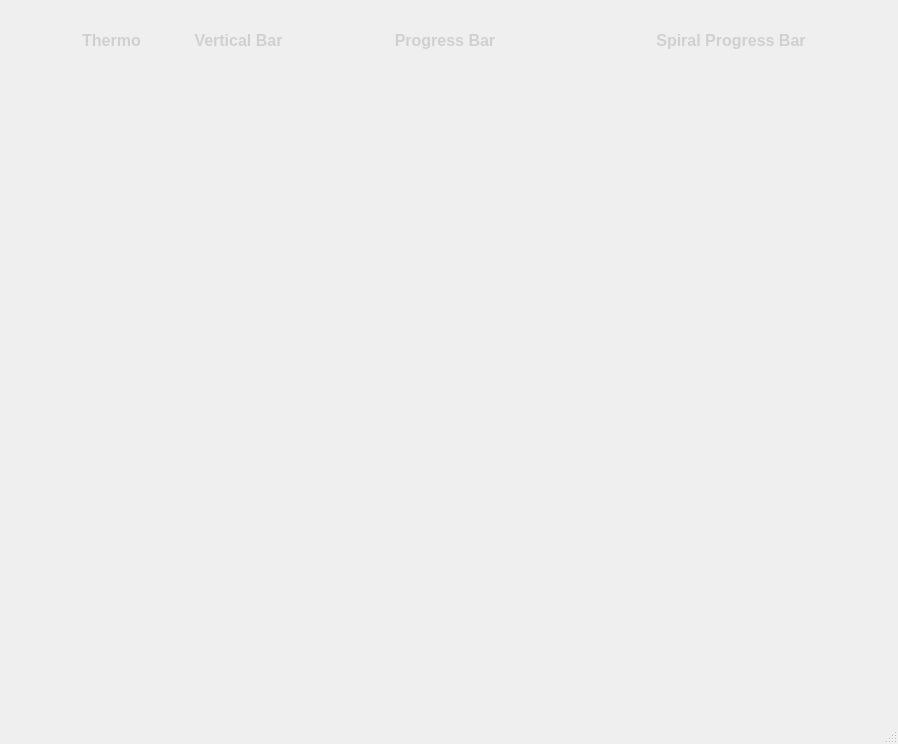
<?xml version="1.0" encoding="UTF-8"?>
<ui version="4.0">
 <class>MainWindow</class>
 <widget class="QMainWindow" name="MainWindow">
  <property name="geometry">
   <rect>
    <x>0</x>
    <y>0</y>
    <width>898</width>
    <height>744</height>
   </rect>
  </property>
  <property name="windowTitle">
   <string>MainWindow</string>
  </property>
  <widget class="QWidget" name="centralwidget">
   <widget class="QWidget" name="">
    <property name="geometry">
     <rect>
      <x>51</x>
      <y>30</y>
      <width>820</width>
      <height>307</height>
     </rect>
    </property>
    <layout class="QGridLayout" name="gridLayout">
     <item row="0" column="0">
      <widget class="QLabel" name="label_30">
       <property name="minimumSize">
        <size>
         <width>120</width>
         <height>0</height>
        </size>
       </property>
       <property name="maximumSize">
        <size>
         <width>16777215</width>
         <height>20</height>
        </size>
       </property>
       <property name="font">
        <font>
         <pointsize>12</pointsize>
         <weight>75</weight>
         <bold>true</bold>
        </font>
       </property>
       <property name="styleSheet">
        <string notr="true">color: rgb(208, 208, 208);</string>
       </property>
       <property name="text">
        <string>Thermo</string>
       </property>
       <property name="alignment">
        <set>Qt::AlignCenter</set>
       </property>
      </widget>
     </item>
     <item row="0" column="1">
      <widget class="QLabel" name="label_31">
       <property name="minimumSize">
        <size>
         <width>120</width>
         <height>0</height>
        </size>
       </property>
       <property name="maximumSize">
        <size>
         <width>16777215</width>
         <height>20</height>
        </size>
       </property>
       <property name="font">
        <font>
         <pointsize>12</pointsize>
         <weight>75</weight>
         <bold>true</bold>
        </font>
       </property>
       <property name="styleSheet">
        <string notr="true">color: rgb(208, 208, 208);</string>
       </property>
       <property name="text">
        <string>Vertical Bar</string>
       </property>
       <property name="alignment">
        <set>Qt::AlignCenter</set>
       </property>
      </widget>
     </item>
     <item row="0" column="2">
      <widget class="QLabel" name="label_34">
       <property name="minimumSize">
        <size>
         <width>280</width>
         <height>0</height>
        </size>
       </property>
       <property name="maximumSize">
        <size>
         <width>16777215</width>
         <height>20</height>
        </size>
       </property>
       <property name="font">
        <font>
         <pointsize>12</pointsize>
         <weight>75</weight>
         <bold>true</bold>
        </font>
       </property>
       <property name="styleSheet">
        <string notr="true">color: rgb(208, 208, 208);</string>
       </property>
       <property name="text">
        <string>Progress Bar</string>
       </property>
       <property name="alignment">
        <set>Qt::AlignCenter</set>
       </property>
      </widget>
     </item>
     <item row="0" column="3">
      <widget class="QLabel" name="label_35">
       <property name="minimumSize">
        <size>
         <width>280</width>
         <height>0</height>
        </size>
       </property>
       <property name="maximumSize">
        <size>
         <width>16777215</width>
         <height>20</height>
        </size>
       </property>
       <property name="font">
        <font>
         <pointsize>12</pointsize>
         <weight>75</weight>
         <bold>true</bold>
        </font>
       </property>
       <property name="styleSheet">
        <string notr="true">color: rgb(208, 208, 208);</string>
       </property>
       <property name="text">
        <string>Spiral Progress Bar</string>
       </property>
       <property name="alignment">
        <set>Qt::AlignCenter</set>
       </property>
      </widget>
     </item>
     <item row="1" column="0">
      <widget class="Termo" name="termo_1" native="true">
       <property name="minimumSize">
        <size>
         <width>0</width>
         <height>280</height>
        </size>
       </property>
       <property name="maximumSize">
        <size>
         <width>16777215</width>
         <height>16777215</height>
        </size>
       </property>
      </widget>
     </item>
     <item row="1" column="1">
      <widget class="VerticalBar" name="verticalbar_1" native="true">
       <property name="minimumSize">
        <size>
         <width>0</width>
         <height>0</height>
        </size>
       </property>
       <property name="maximumSize">
        <size>
         <width>16777215</width>
         <height>16777215</height>
        </size>
       </property>
      </widget>
     </item>
     <item row="1" column="2">
      <widget class="RoundProgressBar" name="roundprogressbar_1" native="true">
       <property name="minimumSize">
        <size>
         <width>0</width>
         <height>0</height>
        </size>
       </property>
      </widget>
     </item>
     <item row="1" column="3">
      <widget class="SpiralProgressBar" name="spiralprogressbar_1" native="true"/>
     </item>
    </layout>
   </widget>
  </widget>
  <widget class="QMenuBar" name="menubar">
   <property name="geometry">
    <rect>
     <x>0</x>
     <y>0</y>
     <width>898</width>
     <height>21</height>
    </rect>
   </property>
  </widget>
  <widget class="QStatusBar" name="statusbar"/>
 </widget>
 <customwidgets>
  <customwidget>
   <class>Termo</class>
   <extends>QWidget</extends>
   <header>widgets.termo</header>
   <container>1</container>
  </customwidget>
  <customwidget>
   <class>VerticalBar</class>
   <extends>QWidget</extends>
   <header>widgets.verticalbar</header>
   <container>1</container>
  </customwidget>
  <customwidget>
   <class>RoundProgressBar</class>
   <extends>QWidget</extends>
   <header>widgets.roundprogressbar</header>
   <container>1</container>
  </customwidget>
  <customwidget>
   <class>SpiralProgressBar</class>
   <extends>QWidget</extends>
   <header>widgets.spiralprogressbar</header>
   <container>1</container>
  </customwidget>
 </customwidgets>
 <resources/>
 <connections/>
</ui>
